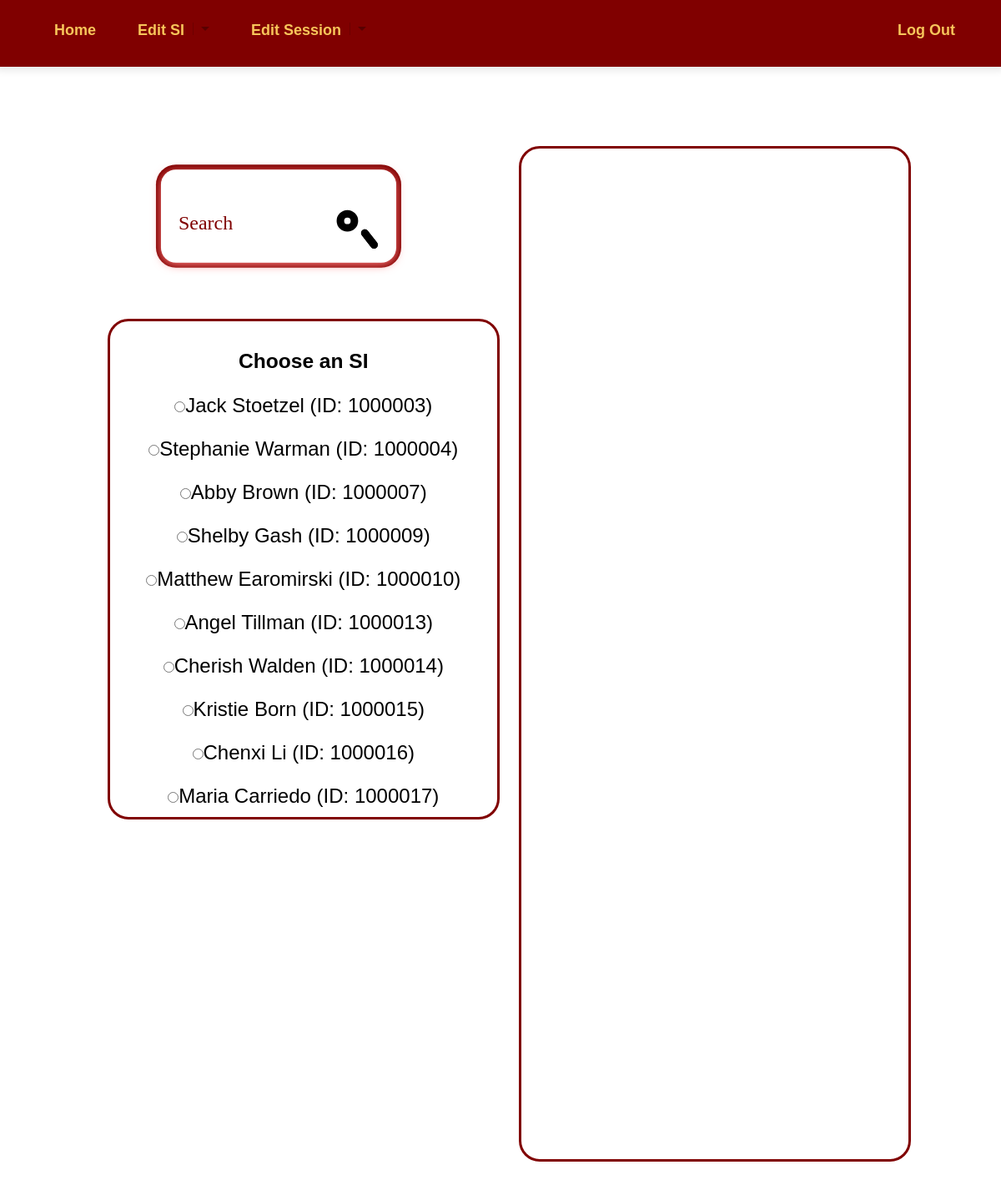
The page /update_si.php (signed in) on the database its author committed.
### tables this page shows
CREATE TABLE `Student` (
  `ID` int(11) NOT NULL,
  `name` varchar(20) DEFAULT NULL,
  `email` varchar(320) DEFAULT NULL,
  `password` varchar(100) NOT NULL,
  `major` varchar(100) DEFAULT NULL
);

### update_si.php (the view, shortened to what this page needs)
<!DOCTYPE html>
<html>
<head>
<link rel="stylesheet" href="https://cdnjs.cloudflare.com/ajax/libs/font-awesome/4.7.0/css/font-awesome.min.css">
	<link rel ="stylesheet" href="stylemenu.css">
	<link rel ="stylesheet" href="stylesheet.css">
	<link rel ="stylesheet" href="stylesearch.css">
</head>
<header>
<nav id="navigation">
  <ul class="links" style = "float:left;">
  <li><a href="admin_page.php">Home</a></li>
    <li class="dropdown"><a href="#" class="trigger-drop">Edit SI<i class="arrow"></i></a>
    </li>
    <li class="dropdown"><a href="#" class="trigger-drop">Edit Session<i class="arrow"></i></a>
    </li>
</ul>
<ul class ="links">
    <li><a href="logout.php">Log Out</a>
    </li>
  </ul>
</nav>
</header>
<body style = "padding: 70px;">
<div class = 'text_column' style = 'float:right; width: 45%; margin:0; '>
<div class = 'column' style = 'text-align:center; width: 45%; width: 100%; overflow: hidden;'>
<div class = "scroll_bar" style = "height: 700px;"><form action ="#" name = "addsession"  method = 'post' style ="width:100%; height:100%;" >
</form>
</div>
</div>
</div>
<div class ='text_column' style = "align:left; margin:2%; width:45%">
<div id="cover">
  <form method="post" action="#">
    <div class="tb">
      <div class="td"><input type="text" name = 'search' placeholder="Search"></div>
      <div class="td" id="s-cover">
        <button class = 'searchbutton' type="submit">
          <div id="s-circle"></div>
          <span></span>
        </button>
      </div>
    </div>
  </form>
</div>
 <div class = "column" style = 'width: 100%; float:left; height:600px; text-align:center; overflow: hidden;'>
 	<div class = "scroll_bar" style = "height: 600px;">
	<h3>Choose an SI </h3>
		<form action = "#" name=postlink method ='post'>
	     <?php
		$connection = @mysqli_connect('localhost','swarman2','swarman2','SalisburySIDB');
		if(isset($_POST['search']))
		{
		$query = "select name,ID from Student,Supplemental_Instruction_Leader where Student_ID = ID and name like '%".$_POST['search']."%'";
		}
		else{
		$query = "select name,ID from Student,Supplemental_Instruction_Leader where Student_ID = ID";
		}
		$r = mysqli_query($connection, $query);
		while($row = mysqli_fetch_array($r))
		{
			echo "<p><input type = 'radio' id = 'buttong' name = 'choose-si' onclick='this.form.submit()' value = '".$row['ID']."'";
			if(isset($_SESSION['add-si-id']))
			{
				if($row['ID']==$_SESSION['add-si-id'])
				{
					echo" checked";
				}
			}
			echo ">".$row['name']."  (ID: ".$row['ID'].")</p>";
		}
	?>
	</form>
	</div>
</div>
</body>
</html>

### stylemenu.css (style rules this page uses)
* { box-sizing: border-box; }
body { line-height: normal; font-size: 16px; font-family: sans-serif; }
a, a:hover { color: #33334d; text-decoration: none; font-weight: 600; }
nav { position: fixed; left: 0; right: 0; top: 0; height: 80px; background: #800000; box-shadow: 0 0px 9px 4px rgba(0, 0, 0, 0.1), 0 -5px 2px 2px rgba(0, 0, 0, 0.1); z-index: 1000; min-width: 580px; }
nav .links { float: right; margin-right: 30px; margin-bottom:0; margin-top: .5vw; position: relative; }
nav .links li { float: left; list-style: none; position: relative; margin: 10px; display: inline-block; }
nav .links li > a { position: relative; display: inline-block; padding: 0 10px; line-height: 30px; height: 30px; }
nav .links li > a[class^="trigger-"] { padding-right: 40px; }
nav .links li > a .arrow { position: absolute; width: 10px; height: 10px; top: 35%; text-align: center; right: 10px; border-width: 5px 5px 0 5px; border-style: solid; border-color: rgba(0, 0, 0, 0.3) transparent; }
nav .links li > a .arrow:after { content: ""; border-left: 1px solid rgba(0, 0, 0, 0.15); top: -10px; left: -15px; position: absolute; height: 15px; }

### stylesheet.css (style rules this page uses)
header { margin:0; }
body { color: black; background-color: white; margin-top: 75px; font-size:1.5vw; }
* { box-sizing: border-box; }
.column { float: right; width: 45%; padding-left: 10px; padding-right:10px; color:black; margin: 30px; border: solid; border-color:#800000; border-radius:25px; background-color: white; height:75vh; }
.text_column { float: left; font-size:1.75vw; width: 45%; margin-left: 20px; border: none; }
.scroll_bar { overflow: auto; padding: 10px; height: 675px; }
a { text-decoration:none; color :#F7C55A; }
p { font-family: 'Catamaran', sans-serif; color: black; font-size: 2vw; }
form { margin-top:20px; }
input[type=text] { margin-bottom:15px; border-radius:10px; height:40px; padding-top:5px; font-size:20px; }
li { font-family: 'Catamaran', sans-serif; padding: 5px; color: #F7C55A; }

### stylesearch.css (style rules this page uses)
* { outline: none; }
.tb { display: table; width: 100%; }
.td { display: table-cell; vertical-align: middle; }
input, .searchbutton { color: #800000; font-family: Nunito; padding: 0; margin: 0; border: 0; background-color: transparent; }
#cover { padding: 35px; background-color: #fff; border-radius: 30px; box-shadow: 0 4px 20px #ff7c7c, 0 0 0 10px #800000; -webkit-transform: scale(0.6); transform: scale(0.6); }
form { height: 96px; }
input[type="text"] { width: 100%; height: 96px; font-size: 40px; }
input[type="text"]::placeholder { color: #800000; }
#s-cover { width: 1px; padding-left: 35px; }
.searchbutton { position: relative; display: block; width: 84px; height: 96px; cursor: pointer; }
#s-circle { position: relative; top: -8px; left: 0; width: 43px; height: 43px; margin-top: 0; margin-left:0; border-width: 15px; border: 15px solid black; background-color: transparent; border-radius: 50%; transition: 0.5s ease all; }
.searchbutton span { position: absolute; top: 68px; left: 43px; display: block; width: 45px; height: 15px; background-color: transparent; border-radius: 10px; -webkit-transform: rotateZ(52deg); transform: rotateZ(52deg); transition: 0.5s ease all; }
.searchbutton span:before, .searchbutton span:after { content: ''; position: absolute; bottom: 0; right: 0; width: 45px; height: 15px; background-color: black; border-radius: 10px; -webkit-transform: rotateZ(0); transform: rotateZ(0); transition: 0.5s ease all; }

### rows shown on the page
student: name "Jack Stoetzel", ID "1000003"
student: name "Stephanie Warman", ID "1000004"
student: name "Abby Brown", ID "1000007"
student: name "Shelby Gash", ID "1000009"
student: name "Matthew Earomirski", ID "1000010"
student: name "Angel Tillman", ID "1000013"
student: name "Cherish Walden", ID "1000014"
student: name "Kristie Born", ID "1000015"
student: name "Chenxi Li", ID "1000016"
student: name "Maria Carriedo", ID "1000017"
